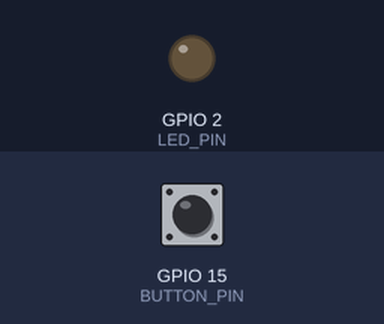
The sketch below on a simulated ESP32. On the bench: output pins drawn as LEDs (lit = HIGH). The test bench sets the inputs (shaded band); at power-on: GPIO 15 (BUTTON_PIN) HIGH. WiFi joins after 1.5 s; servers stay silent unless stated; the local clock reads 2024-03-15 10:24:30 at power-on unless the sketch sets it; what the sketch prints to the serial monitor is not drawn.

Above: at 3.7 s.
3.8 s: GPIO 15 (BUTTON_PIN) pulled LOW for 0.6 s
At 4.4 s:
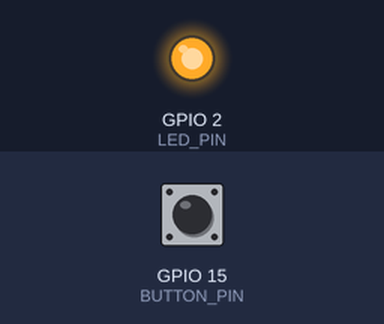
6.0 s: GPIO 15 (BUTTON_PIN) pulled LOW for 3.2 s
At 10.3 s:
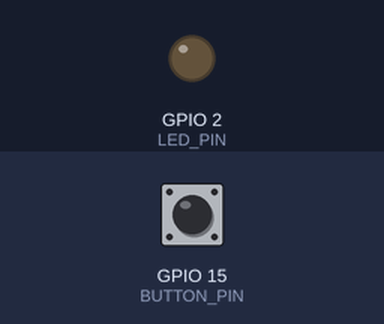
Timing chart, 0 to 11.8 s (numbered marks = the images above; inputs shaded):
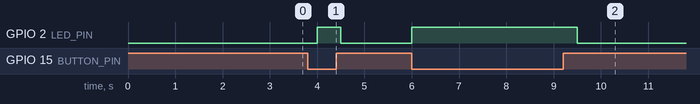

The sketch:

task2.ino
```cpp
#include "WiFi.h"
#include <HTTPClient.h>
#include "time.h"

const char* ntpServer = "pool.ntp.org";
const long gmtOffset_sec = 18000; // Adjust for your timezone
const int daylightOffset_sec = 3600;

const char* ssid = "Lounge";
const char* password = "redbrown7";

String GOOGLE_SCRIPT_ID = "AKfycbxR7p9LIBckfXaVeGAYhuNuU02_c4-Aao7_dL8kxvJsL-9bDxd5HwvJrmnKqpQUBVTo";

#define LED_PIN 2
#define BUTTON_PIN 15

bool ledState = false;  // Current state of the LED
bool lastLedState = false; // To track state changes

void setup() {
    Serial.begin(115200);
    delay(1000);
    Serial.println("\nStarting setup...");

    // Configure GPIO pins
    pinMode(LED_PIN, OUTPUT);
    pinMode(BUTTON_PIN, INPUT_PULLUP);

    // Connect to WiFi
    Serial.print("Connecting to WiFi: ");
    Serial.println(ssid);
    WiFi.begin(ssid, password);

    while (WiFi.status() != WL_CONNECTED) {
        delay(500);
        Serial.print(".");
    }
    Serial.println("\nWiFi connected.");
    configTime(gmtOffset_sec, daylightOffset_sec, ntpServer);
    Serial.println("Time synchronization initialized.");
}

void uploadToGoogleSheet(bool state) {
    if (WiFi.status() == WL_CONNECTED) {
        struct tm timeinfo;
        if (!getLocalTime(&timeinfo)) {
            Serial.println("Failed to obtain time.");
            return;
        }

        // Format date and time separately
        char dateBuff[15], timeBuff[10];
        strftime(dateBuff, sizeof(dateBuff), "%Y-%m-%d", &timeinfo);
        strftime(timeBuff, sizeof(timeBuff), "%H:%M:%S", &timeinfo);

        // Create the URL
        String url = "https://script.google.com/macros/s/" + GOOGLE_SCRIPT_ID + "/exec?ledstatus=" + String(state ? "1" : "0") +
                     "&date=" + String(dateBuff) +
                     "&time=" + String(timeBuff);

        // Send HTTP request
        HTTPClient http;
        http.begin(url);
    }
}

void loop() {
    bool buttonState = !digitalRead(BUTTON_PIN); // Inverted logic for INPUT_PULLUP

    // Toggle LED based on button state
    if (buttonState) {
        if (!ledState) { // Change state only if it’s off
            ledState = true;
            digitalWrite(LED_PIN, HIGH);
            Serial.println("LED turned ON.");
        }
    } else {
        if (ledState) { // Change state only if it’s on
            ledState = false;
            digitalWrite(LED_PIN, LOW);
            Serial.println("LED turned OFF.");
        }
    }

    // Upload only on state change
    if (ledState != lastLedState) {
        uploadToGoogleSheet(ledState);
        lastLedState = ledState;
    }

    delay(500);
}
```

Measured:
- after the input at 3.8 s, GPIO 2 (LED_PIN): LOW → HIGH after 0.20 s, → LOW 0.50 s later
- after the input at 6.0 s, GPIO 2 (LED_PIN): LOW → HIGH at once, → LOW 3.5 s later
